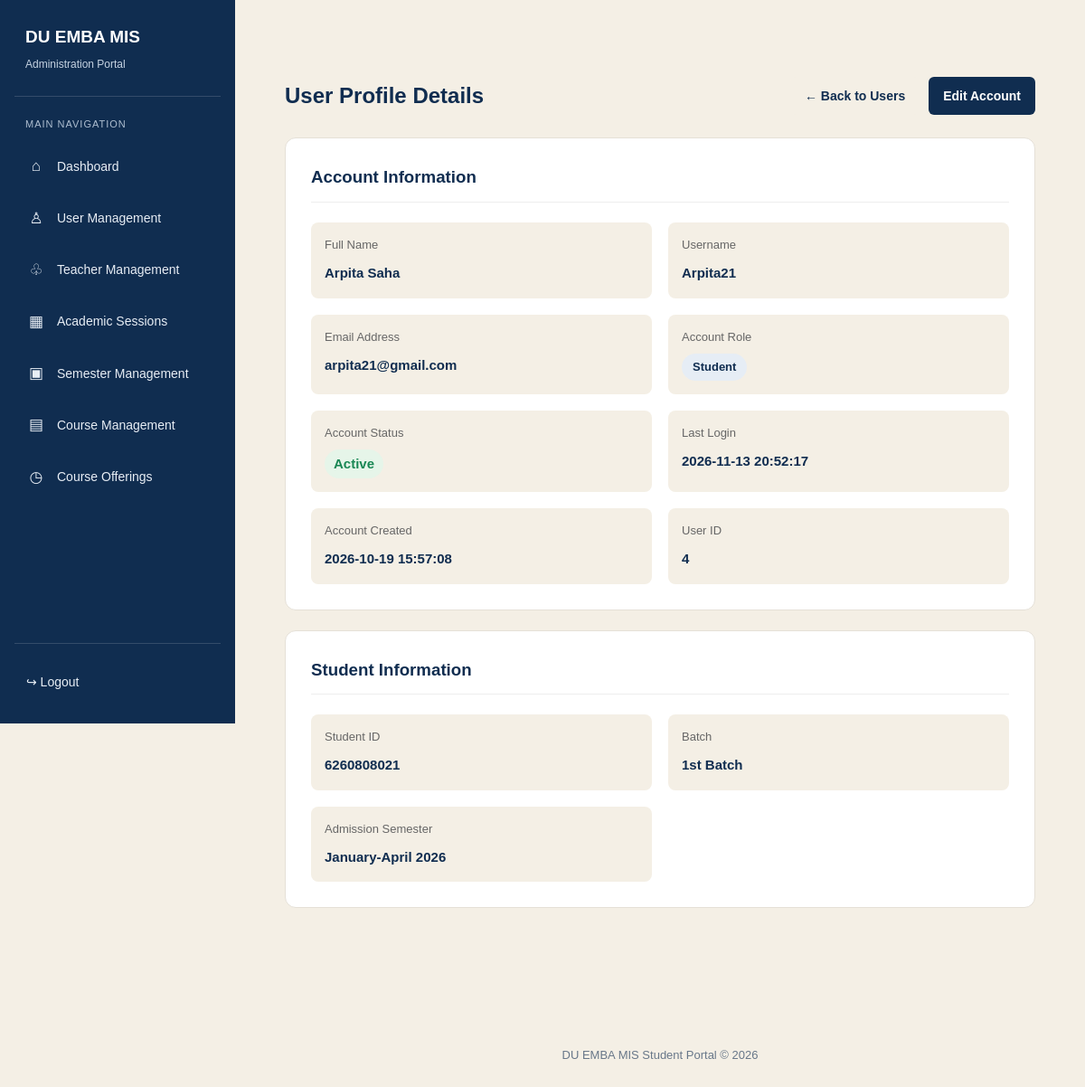
Page /admin/view-user.php?id=4 (signed in) on the committed database.
### tables this page shows
CREATE TABLE `students` (
  `id` int UNSIGNED NOT NULL,
  `user_id` int UNSIGNED NOT NULL,
  `student_id` varchar(50) NOT NULL,
  `batch_id` int UNSIGNED DEFAULT NULL,
  `admission_semester_id` int UNSIGNED DEFAULT NULL,
  `phone` varchar(25) DEFAULT NULL,
  `address` text,
  `admission_date` date DEFAULT NULL
);

CREATE TABLE `users` (
  `id` int UNSIGNED NOT NULL,
  `full_name` varchar(150) NOT NULL,
  `username` varchar(60) NOT NULL,
  `email` varchar(150) DEFAULT NULL,
  `password_hash` varchar(255) NOT NULL,
  `role` enum('student','teacher','accounts','academic','admin') NOT NULL,
  `is_active` tinyint(1) NOT NULL DEFAULT '1',
  `last_login` datetime DEFAULT NULL,
  `created_at` timestamp NULL DEFAULT CURRENT_TIMESTAMP,
  `updated_at` timestamp NULL DEFAULT CURRENT_TIMESTAMP ON UPDATE CURRENT_TIMESTAMP
);

CREATE TABLE `batches` (
  `id` int UNSIGNED NOT NULL,
  `batch_name` varchar(100) NOT NULL,
  `admission_year` smallint UNSIGNED DEFAULT NULL,
  `status` enum('active','inactive') NOT NULL DEFAULT 'active',
  `created_at` timestamp NULL DEFAULT CURRENT_TIMESTAMP
);

CREATE TABLE `semesters` (
  `id` int UNSIGNED NOT NULL,
  `session_id` int UNSIGNED NOT NULL,
  `semester_name` varchar(100) NOT NULL,
  `start_date` date DEFAULT NULL,
  `end_date` date DEFAULT NULL,
  `registration_open` tinyint(1) NOT NULL DEFAULT '0',
  `status` enum('upcoming','active','completed') DEFAULT 'upcoming'
);

### includes/auth.php (called while the page is built, shortened)
<?php
function e(?string $value): string
{
    return htmlspecialchars(
        $value ?? '',
        ENT_QUOTES | ENT_SUBSTITUTE,
        'UTF-8'
    );
}

### admin/view-user.php (the view, shortened to what this page needs)
<?php
require_once __DIR__ . '/../includes/auth.php';
$userId = isset($_GET['id']) ? (int) $_GET['id'] : 0;
$sql = "
    SELECT
        u.id,
        u.full_name,
        u.username,
        u.email,
        u.role,
        u.is_active,
        u.last_login,
        u.created_at,
        s.student_id,
        s.id AS student_profile_id,
        b.batch_name,
        sem.semester_name AS admission_semester,
        t.id AS teacher_profile_id,
        t.employee_id,
        t.designation,
        t.department,
        t.phone
    FROM users u
    LEFT JOIN students s
        ON s.user_id = u.id
    LEFT JOIN batches b
        ON b.id = s.batch_id
    LEFT JOIN semesters sem
        ON sem.id = s.admission_semester_id
    LEFT JOIN teachers t
        ON t.user_id = u.id
    WHERE u.id = ?
    LIMIT 1
";
$stmt = $conn->prepare($sql);
$stmt->bind_param('i', $userId);
$stmt->execute();
$user = $stmt->get_result()->fetch_assoc();
require_once __DIR__ . '/../includes/admin-header.php';
?>
<div class="user-view-container">
    <div class="user-view-heading">
        <h2>User Profile Details</h2>
        <div class="user-actions">
            <a class="btn-back" href="<?= BASE_URL ?>/admin/users.php">
                ← Back to Users
            </a>
            <a class="btn-edit" href="<?= BASE_URL ?>/admin/edit-user.php?id=<?= (int)$user['id'] ?>">
                Edit Account
            </a>
        </div>
    </div>
    <div class="user-view-card">
        <h3>Account Information</h3>
        <div class="user-info-grid">
            <div class="user-info-item">
                <small>Full Name</small>
                <strong><?= e($user['full_name']) ?></strong>
            </div>
            <div class="user-info-item">
                <small>Username</small>
                <strong><?= e($user['username']) ?></strong>
            </div>
            <div class="user-info-item">
                <small>Email Address</small>
                <strong><?= e($user['email'] ?: 'Not provided') ?></strong>
            </div>
            <div class="user-info-item">
                <small>Account Role</small>
                <strong>
                    <span class="role-label">
                        <?= e($user['role']) ?>
                    </span>
                </strong>
            </div>
            <div class="user-info-item">
                <small>Account Status</small>
                <?php if ((int)$user['is_active'] === 1): ?>
                <strong class="status-active">Active</strong>
                <?php else: ?>
                <strong class="status-inactive">Inactive</strong>
                <?php endif; ?>
            </div>
            <div class="user-info-item">
                <small>Last Login</small>
                <strong>
                    <?= e($user['last_login'] ?: 'Never logged in') ?>
                </strong>
            </div>
            <div class="user-info-item">
                <small>Account Created</small>
                <strong>
                    <?= e($user['created_at'] ?: '-') ?>
                </strong>
            </div>
            <div class="user-info-item">
                <small>User ID</small>
                <strong><?= (int)$user['id'] ?></strong>
            </div>
        </div>
    </div>
    <?php if ($user['role'] === 'student'): ?>
    <div class="user-view-card">
        <h3>Student Information</h3>
        <?php if (!empty($user['student_profile_id'])): ?>
        <div class="user-info-grid">
            <div class="user-info-item">
                <small>Student ID</small>
                <strong>
                    <?= e($user['student_id'] ?? '-') ?>
                </strong>
            </div>
            <div class="user-info-item">
                <small>Batch</small>
                <strong>
                    <?= e($user['batch_name'] ?? '-') ?>
                </strong>
            </div>
            <div class="user-info-item">
                <small>Admission Semester</small>
                <strong>
                    <?= e($user['admission_semester'] ?? '-') ?>
                </strong>
            </div>
        </div>
        <?php else: ?>
        <p>Student profile information is not available.</p>
        <?php endif; ?>
    </div>
    <?php endif; ?>
</div>
<?php require_once __DIR__ . '/../includes/footer.php'; ?>

### assets/css/style.css (style rules this page uses)
:root { --navy: #102d50; --navy-light: #1c456e; --beige: #f4efe5; --white: #ffffff; --text: #263548; --muted: #687789; --border: #e1e5eb; --danger-bg: #fff0ed; --danger-text: #a52d20; }
* { box-sizing: border-box; }
body { margin: 0; font-family: Arial, Helvetica, sans-serif; background: var(--beige); color: var(--text); line-height: 1.6; }
a { color: var(--navy-light); }
.status-active, .status-inactive { display: inline-block; padding: 4px 10px; border-radius: 20px; font-size: 12px; font-weight: bold; }
.status-active { background: #e6f5e9; color: #23723a; }

### assets/css/admin-layout.css (style rules this page uses)
:root { --admin-navy: #102d50; --admin-navy-light: #1c456e; --admin-beige: #f4efe5; --admin-white: #ffffff; --admin-text: #263548; --admin-muted: #687789; --admin-border: #e1e5eb; --admin-shadow: 0 4px 16px rgba(16, 45, 80, 0.07); --admin-sidebar-width: 260px; }
* { box-sizing: border-box; }
body { margin: 0; padding: 0; background: var(--admin-beige); color: var(--admin-text); font-family: Arial, Helvetica, sans-serif; }
a { text-decoration: none; }

### admin/view-user.php (style rules this page uses)
.user-view-container { max-width: 1150px; margin: 30px auto; padding: 25px; }
.user-view-heading { display: flex; justify-content: space-between; align-items: center; flex-wrap: wrap; gap: 15px; margin-bottom: 25px; }
.user-view-heading h2 { color: #102d50; margin: 0; }
.user-actions { display: flex; flex-wrap: wrap; gap: 10px; }
.user-actions a { display: inline-block; padding: 10px 16px; border-radius: 6px; text-decoration: none; font-size: 14px; font-weight: 600; }
.btn-back { background: #f4efe5; color: #102d50; }
.btn-edit { background: #102d50; color: white; }
.user-view-card { background: #fff; border: 1px solid #e5e0d7; border-radius: 12px; padding: 28px; margin-bottom: 22px; }
.user-view-card h3 { color: #102d50; margin: 0 0 22px; padding-bottom: 12px; border-bottom: 1px solid #eee; }
.user-info-grid { display: grid; grid-template-columns: repeat(2, minmax(0, 1fr)); gap: 18px; }
.user-info-item { padding: 15px; background: #f4efe5; border-radius: 8px; min-width: 0; overflow-wrap: anywhere; }
.user-info-item small { display: block; color: #666; font-size: 13px; margin-bottom: 7px; }
.user-info-item strong { color: #102d50; font-size: 15px; }
.status-active { color: #198754 !important; }
.role-label { display: inline-block; padding: 5px 12px; border-radius: 20px; background: #e6edf5; color: #102d50; font-size: 13px; font-weight: 600; text-transform: capitalize; }

### rows in the picture
students: user.full_name "Arpita Saha", user.username "Arpita21", user.email "arpita21@gmail.com", user.role "Student", user.last_login "2026-11-13 20:52:17", user.created_at "2026-10-19 15:57:08", user "4", student "6260808021", batch.batch_name "1st Batch", admission_semester.semester_name "January-April 2026"

### other values in the picture
$item['icon'] "⌂"
$item['label'] "Dashboard"
$item['icon'] "♙"
$item['label'] "User Management"
$item['icon'] "♧"
$item['label'] "Teacher Management"
$item['icon'] "▦"
$item['label'] "Academic Sessions"
$item['icon'] "▣"
$item['label'] "Semester Management"
$item['icon'] "▤"
$item['label'] "Course Management"
$item['icon'] "◷"
$item['label'] "Course Offerings"
